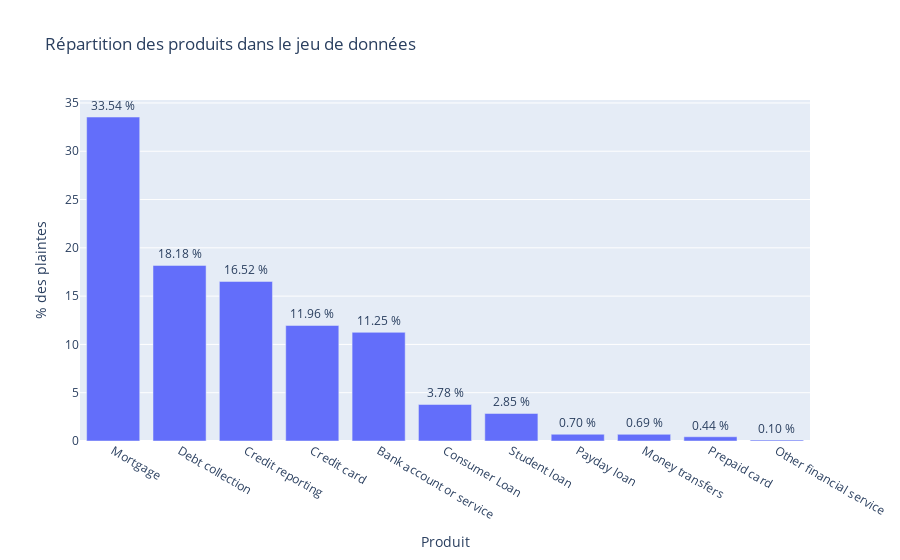

Notebook code for this chart:
### Markdown cell above
**Répartition des produits dans le jeu de données**

### Code cell
# --- 1) Sous-DataFrame réduit ---
df_small = df.select([
    pl.col("product"),
    pl.col("consumer_complaint_narrative")
])

# --- 2) Répartition de "product" ---
prod_counts = (
    df_small
      .group_by("product")                                 # Polars eager utilise group_by :contentReference[oaicite:0]{index=0}
      .agg(pl.count().alias("freq"))                       # compte les lignes par produit
      .sort("freq", descending=True)                       # tri décroissant
      .to_pandas()                                         # conversion pour Plotly
)
# Calcul du pourcentage avec round() Python
prod_counts["percent"] = (
    prod_counts["freq"] / prod_counts["freq"].sum() * 100
).round(2)

fig = px.bar(
    prod_counts,
    x="product", y="percent",
    title="Répartition des produits dans le jeu de données",
    labels={"percent":"% des plaintes", "product":"Produit"},
    text="percent"               # on affiche la valeur de la colonne percent
)

fig.update_traces(
    texttemplate="%{text:.2f} %",  # format avec deux décimales + symbole %
    textposition="outside"         # place le texte au-dessus de chaque barre
)

fig.update_layout(
    uniformtext_minsize=8,         # taille mini du texte
    uniformtext_mode='hide'        # cache les textes trop grands
)

fig.show()

### Figure 1 — Plotly figure (JSON) as saved in the notebook; plotly's stock layout.template omitted (floating-point values rounded to 4 significant figures)
{"data": [{"hovertemplate": "Produit=%{x}<br>% des plaintes=%{text}<extra></extra>", "legendgroup": "", "marker": {"color": "#636efa", "pattern": {"shape": ""}}, "name": "", "orientation": "v", "showlegend": false, "text": [33.54, 18.18, 16.52, 11.96, 11.25, 3.78, 2.85, 0.7, 0.69, 0.44, 0.1], "textposition": "outside", "texttemplate": "%{text:.2f} %", "type": "bar", "x": ["Mortgage", "Debt collection", "Credit reporting", "Credit card", "Bank account or service", "Consumer Loan", "Student loan", "Payday loan", "Money transfers", "Prepaid card", "Other financial service"], "xaxis": "x", "y": [33.54, 18.18, 16.52, 11.96, 11.25, 3.78, 2.85, 0.7, 0.69, 0.44, 0.1], "yaxis": "y"}], "layout": {"barmode": "relative", "legend": {"tracegroupgap": 0}, "title": {"text": "Répartition des produits dans le jeu de données"}, "uniformtext": {"minsize": 8, "mode": "hide"}, "xaxis": {"anchor": "y", "domain": [0, 1], "title": {"text": "Produit"}}, "yaxis": {"anchor": "x", "domain": [0, 1], "title": {"text": "% des plaintes"}}}}
